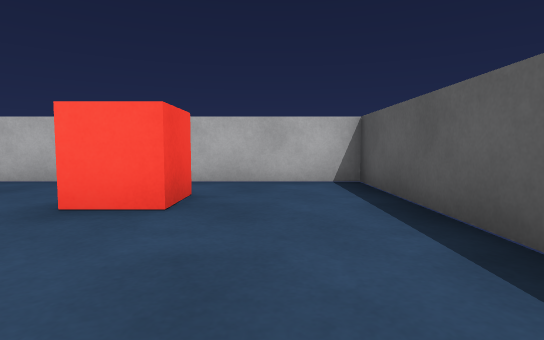
view 1 (above)

19 first-person views from a walk through a scene from a Unity 3-D project. The camera is 0.59 m above the floor, tilts 4° down and sees 80° across. The floor is counted in squares, 1 m on a side. Each view is taken from the middle of a square. On the plan, view 1 faces up. The plan holds only what a view shows up to about 9 squares ahead; the rest is blank. The player is left out. Surface patterns are stand-ins for the level's own textures.

view 2
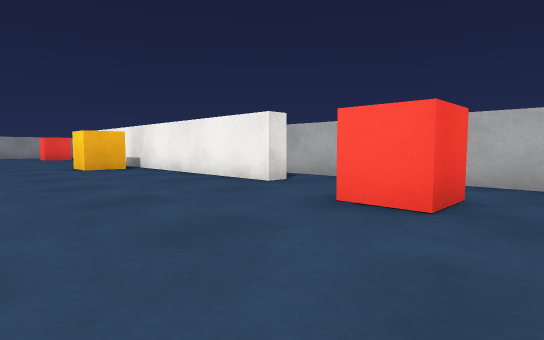

view 3
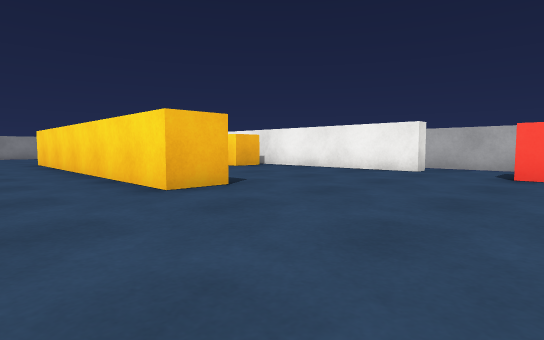

view 4
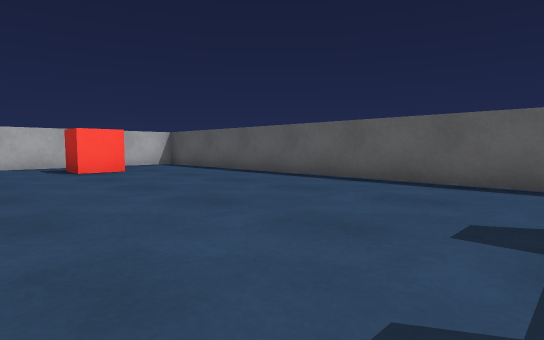

view 5
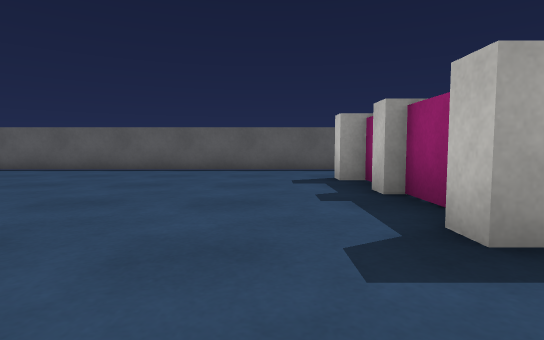

view 6
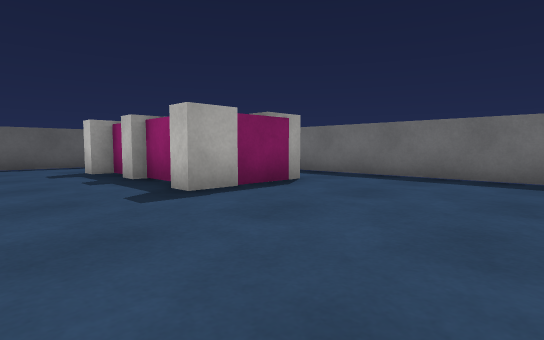

view 7
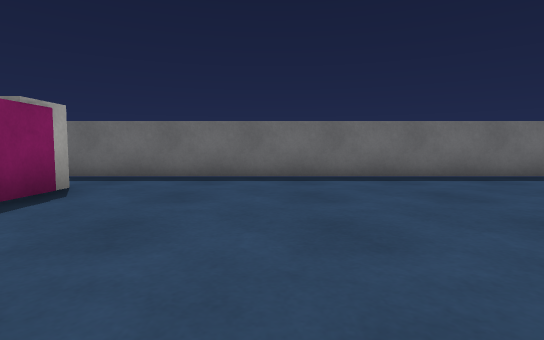

view 8
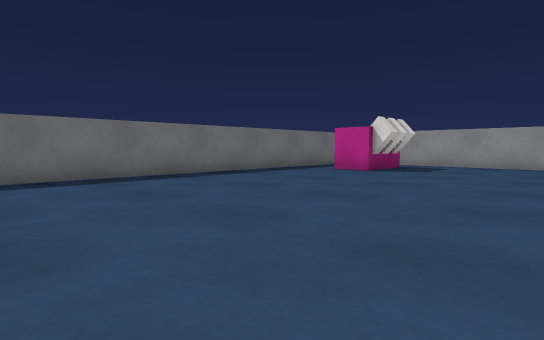

view 9
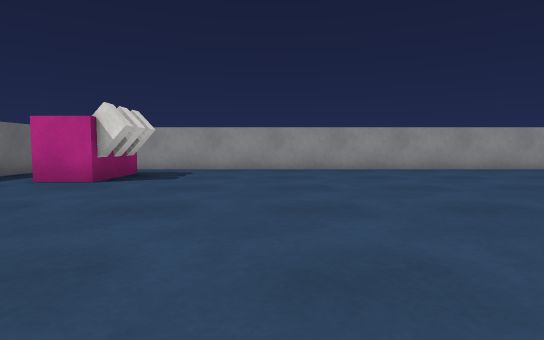

view 10
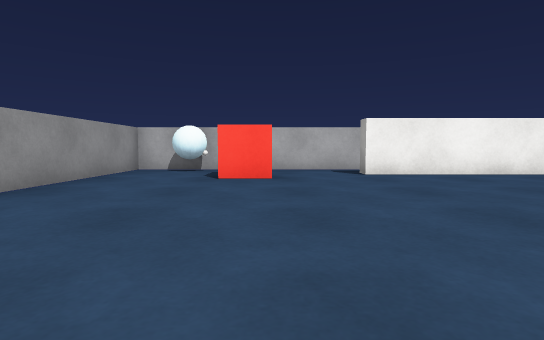

view 11
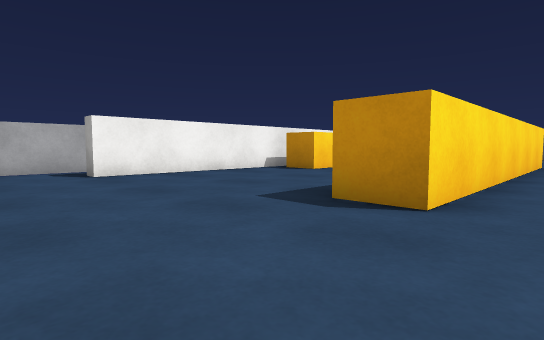

view 12
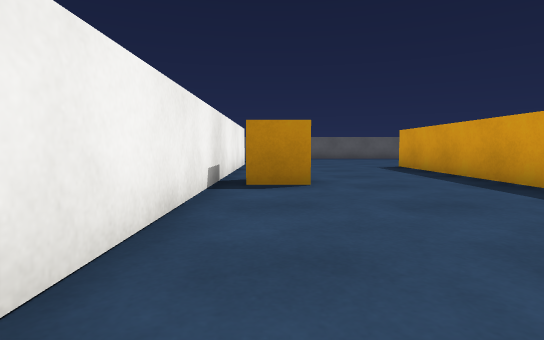

view 13
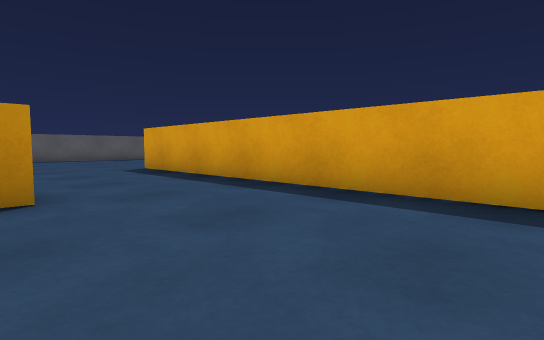

view 14
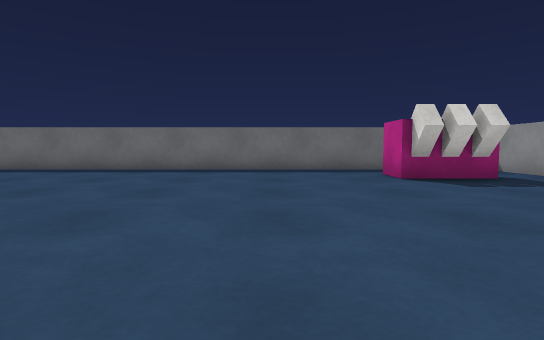

view 15
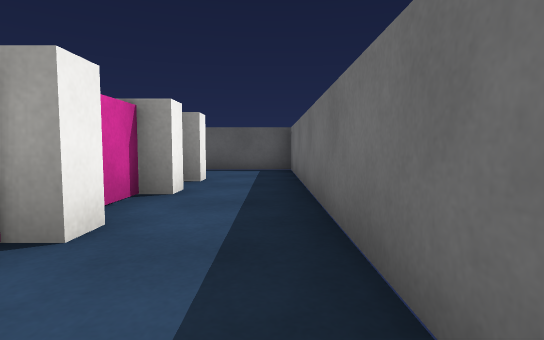

view 16
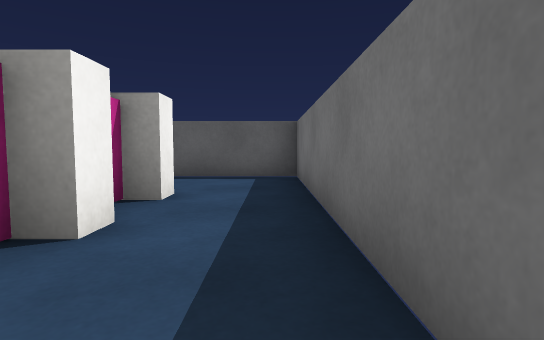

view 17
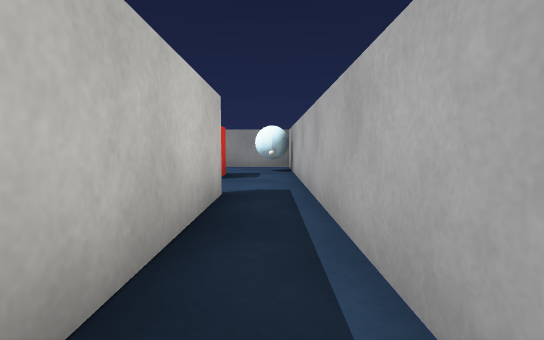

view 18
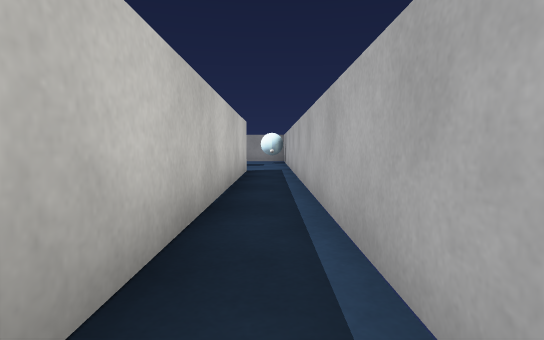

view 19
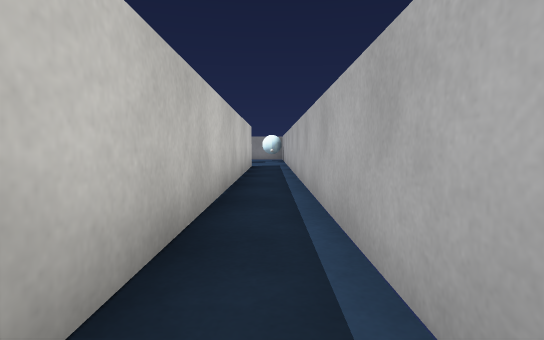

### Floor plan
Key: @ floor where view 1 was taken; # wall or solid block; . floor; O other object.
Columns run from 21 left of view 1 to 2 right of it. Each row starts with its distance up from view 1.
  6 ########################
  5 #.O....................#
  4 #..OO.###########..OO..#
  3 #..OO......OO......OO..#
  2 #......................#
  1 #......................#
  0 #....................@.#
 -1 #......##########......#
 -2 #......##########......#
 -3 #......................#
 -4 #......................#
 -5 #...................O..#
 -6 #...............OOOOO  #
 -7 #.OO............OOOOO..#
 -8 #.OO..............O.O..#
 -9 #......................#
-10  #######################

Positions as (right, up) in squares from view 1, and headings:
1: (0, 0), facing up
2: (0, 0), facing up-left
3: (-1, -4), facing up-left
4: (-4, -5), facing up-right
5: (-7, -4), facing right
6: (-9, -3), facing down-right
7: (-8, -3), facing down
8: (-10, -3), facing down-left
9: (-12, -4), facing left
10: (-17, -3), facing up
11: (-17, -3), facing up-right
12: (-15, 3), facing right
13: (-14, 3), facing down-right
14: (-15, -1), facing down
15: (-7, -9), facing right
16: (-5, -9), facing right
17: (-11, 5), facing left
18: (-7, 5), facing left
19: (-5, 5), facing left
